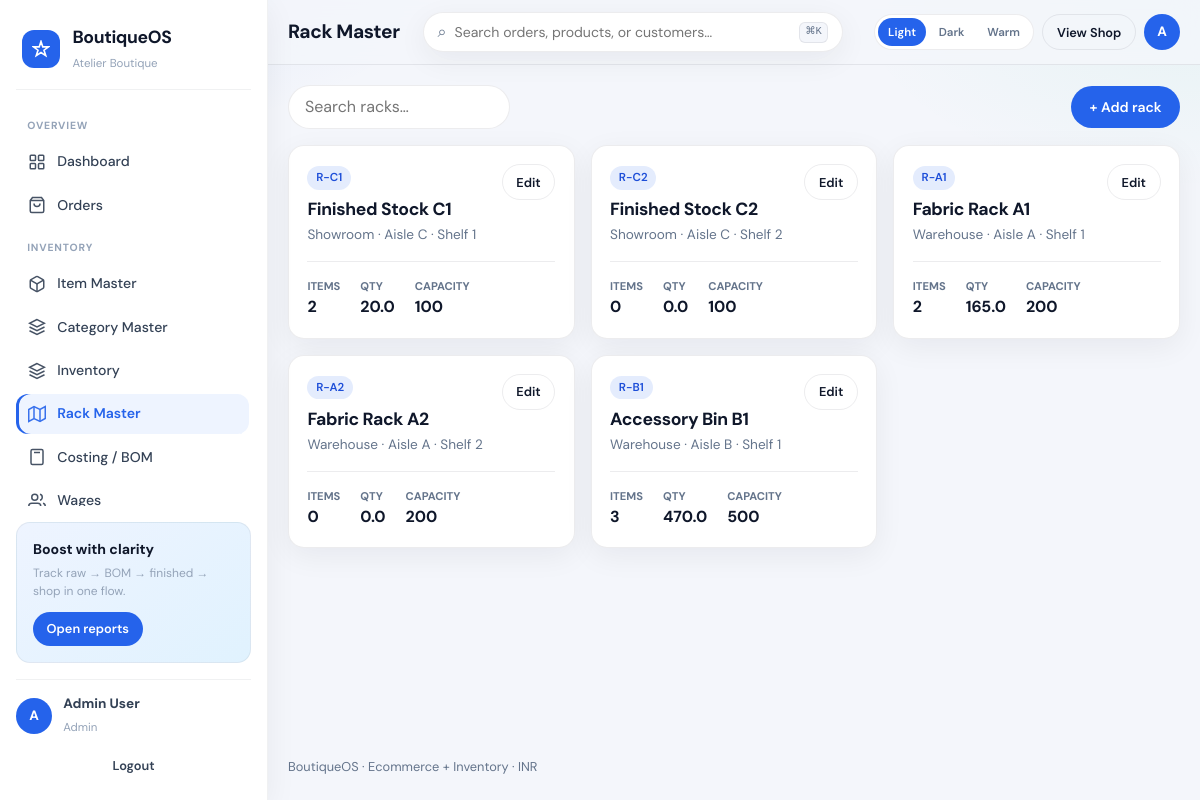
The page /admin/racks.php (signed in) on the database its author committed.
### tables this page shows
CREATE TABLE racks (
  id INT UNSIGNED AUTO_INCREMENT PRIMARY KEY,
  code VARCHAR(40) NOT NULL UNIQUE,
  name VARCHAR(120) NOT NULL,
  zone VARCHAR(80) DEFAULT NULL,
  aisle VARCHAR(40) DEFAULT NULL,
  shelf VARCHAR(40) DEFAULT NULL,
  capacity INT UNSIGNED DEFAULT 0,
  notes TEXT,
  is_active TINYINT(1) NOT NULL DEFAULT 1,
  created_at TIMESTAMP DEFAULT CURRENT_TIMESTAMP
);

### config/bootstrap.php (called while the page is built, shortened)
<?php
function e(?string $str): string {
    return htmlspecialchars((string) $str, ENT_QUOTES | ENT_SUBSTITUTE, 'UTF-8');
}

### admin/racks.php (the view, shortened to what this page needs)
<?php
require_once dirname(__DIR__) . '/config/bootstrap.php';
$pdo = db();
$racks = $pdo->query("
  SELECT r.*,
    (SELECT COUNT(DISTINCT inv.item_id) FROM inventory inv WHERE inv.rack_id=r.id AND inv.qty>0) AS item_count,
    (SELECT COALESCE(SUM(inv.qty),0) FROM inventory inv WHERE inv.rack_id=r.id) AS total_qty
  FROM racks r
  WHERE r.is_active=1
  ORDER BY r.zone, r.code
")->fetchAll();
require ROOT_PATH . '/includes/admin_header.php';
?>
<div class="toolbar">
  <input type="search" id="tableSearch" placeholder="Search racks…" style="border:1px solid var(--line);border-radius:999px;padding:.55rem 1rem;min-width:200px;background:#fff">
  <button class="btn btn-primary" type="button" onclick="openModal('rackModal');document.getElementById('rackForm').reset();document.getElementById('rackId').value=''">+ Add rack</button>
</div>
<div class="grid grid-3" style="margin-bottom:1.25rem">
<?php foreach ($racks as $rk): ?>
  <div class="panel" style="padding:0">
    <div class="panel-body">
      <div style="display:flex;justify-content:space-between;align-items:start;gap:.5rem">
        <div>
          <div class="badge badge-info"><?= e($rk['code']) ?></div>
          <h3 style="margin:.4rem 0 .15rem;font-size:1.1rem"><?= e($rk['name']) ?></h3>
          <div style="color:var(--muted);font-size:.85rem">
            <?= e($rk['zone'] ?: 'No zone') ?>
            <?= $rk['aisle'] ? ' · Aisle '.$rk['aisle'] : '' ?>
            <?= $rk['shelf'] ? ' · Shelf '.$rk['shelf'] : '' ?>
          </div>
        </div>
        <button class="btn btn-outline btn-sm" type="button" onclick='editRack(<?= json_encode($rk, JSON_HEX_TAG|JSON_HEX_APOS) ?>)'>Edit</button>
      </div>
      <div style="display:flex;gap:1.25rem;margin-top:1rem;padding-top:1rem;border-top:1px solid var(--line)">
        <div><div style="font-size:.7rem;color:var(--muted);text-transform:uppercase;font-weight:700">Items</div><strong><?= (int)$rk['item_count'] ?></strong></div>
        <div><div style="font-size:.7rem;color:var(--muted);text-transform:uppercase;font-weight:700">Qty</div><strong><?= e(number_format((float)$rk['total_qty'],1)) ?></strong></div>
        <div><div style="font-size:.7rem;color:var(--muted);text-transform:uppercase;font-weight:700">Capacity</div><strong><?= (int)$rk['capacity'] ?: '—' ?></strong></div>
      </div>
    </div>
  </div>
<?php endforeach; ?>
</div>
<?php require ROOT_PATH . '/includes/admin_footer.php'; ?>

### assets/css/app.css (style rules this page uses)
*,*::before,*::after { box-sizing:border-box;margin:0;padding:0 }
html { -webkit-text-size-adjust:100%;scroll-behavior:smooth }
body { font-family:"DM Sans",system-ui,sans-serif;color:var(--ink);background:var(--surface);line-height:1.5;min-height:100dvh }
button,input,select,textarea { font:inherit }
h1,h2,h3,.display { font-family:"DM Sans",system-ui,sans-serif;font-weight:700;letter-spacing:-.02em }
:root,html[data-theme=light] { --primary:#2563EB;--accent:#2563EB;--accent-2:#10B981;--warn:#F59E0B;--danger:#EF4444; --surface:#F4F6FB;--panel:#FFFFFF;--ink:#0F172A;--muted:#64748B; --line:rgba(15,23,42,.08);--shadow:0 8px 30px rgba(15,23,42,.06); --sidebar-bg:#FFFFFF;--sidebar-ink:#334155;--sidebar-muted:#94A3B8; --sidebar-active-bg:#EEF4FF;--sidebar-active:#2563EB;--sidebar-border:rgba(15,23,42,.06); --topbar-bg:rgba(244,246,251,.86);--input-bg:#fff;--stripe:rgba(37,99,235,.12); --radius:16px;--sidebar:268px;--safe-b:env(safe-area-inset-bottom,0px); --promo-bg:linear-gradient(145deg,#EEF4FF,#E0F2FE);--chart-bar:#2563EB;--chart-bar-alt:#10B981;--chart-bar-muted:#CBD5E1; }
.app-body { background: radial-gradient(900px 420px at 0% -10%,var(--stripe),transparent 55%), radial-gradient(700px 380px at 100% 0%,rgba(16,185,129,.06),transparent 50%), var(--surface) }
.btn { display:inline-flex;align-items:center;justify-content:center;gap:.4rem;border:0;border-radius:999px;padding:.65rem 1.15rem;font-weight:600;font-size:.875rem;cursor:pointer;transition:.15s ease;white-space:nowrap }
.btn-sm { padding:.45rem .85rem;font-size:.8rem }
.btn-primary { background:var(--primary);color:#fff }
.btn-outline { background:transparent;border:1px solid var(--line);color:var(--ink) }
.grid { display:grid;gap:1rem }
.grid-3 { grid-template-columns:repeat(3,1fr) }
.panel { background:var(--panel);border:1px solid var(--line);border-radius:var(--radius);overflow:hidden;box-shadow:var(--shadow) }
.panel-body { padding:1.15rem }
.toolbar { display:flex;gap:.65rem;flex-wrap:wrap;align-items:center;margin-bottom:1rem }
.badge { display:inline-flex;align-items:center;padding:.2rem .55rem;border-radius:999px;font-size:.72rem;font-weight:600 }
.badge-info { background:rgba(37,99,235,.12);color:#1D4ED8 }
.stat-card,.panel { animation:fadeIn .35s ease both }

### rows shown on the page
racks: code "R-C1", name "Finished Stock C1", zone "Showroom", aisle "C", shelf "1", item_count "2", total_qty "20.0", capacity "100"
racks: code "R-C2", name "Finished Stock C2", zone "Showroom", aisle "C", shelf "2", item_count "0", total_qty "0.0", capacity "100"
racks: code "R-A1", name "Fabric Rack A1", zone "Warehouse", aisle "A", shelf "1", item_count "2", total_qty "165.0", capacity "200"
racks: code "R-A2", name "Fabric Rack A2", zone "Warehouse", aisle "A", shelf "2", item_count "0", total_qty "0.0", capacity "200"
racks: code "R-B1", name "Accessory Bin B1", zone "Warehouse", aisle "B", shelf "1", item_count "3", total_qty "470.0", capacity "500"

### other values the page prints
$cfg['app_name'] "BoutiqueOS"
$cfg['business_name'] "Atelier Boutique"
$groups[$g] "OVERVIEW"
$item['label'] "Dashboard"
$item['label'] "Orders"
$groups[$g] "INVENTORY"
$item['label'] "Item Master"
$item['label'] "Category Master"
$item['label'] "Inventory"
$item['label'] "Rack Master"
$item['label'] "Costing / BOM"
$item['label'] "Wages"
mb_substr($user['name'] ?? 'U', 0, 1) "A"
$user['name'] "Admin User"
$user['role'] "Admin"
